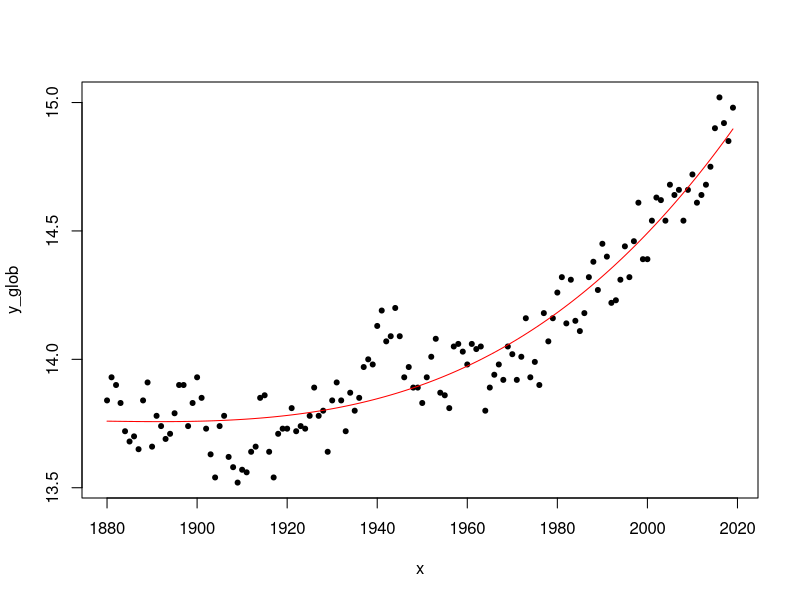

This chart was generated by the following R code:
library(readr)
dataSet <- read_csv("ZonAnn.Ts+dSST.csv")
data <- dataSet[,c(1:4)]
data[,c(2:4)] <- data[,c(2:4)] + 14
x <- data$Year
y_glob <- data$Glob
poly.global <- lm(y_glob ~ x + I(x^2) + I(x^3))
summary(poly.global)
plot(x,y_glob, pch= 20)
lines(sort(x), fitted(poly.global)[order(x)], col="red", type="l")
